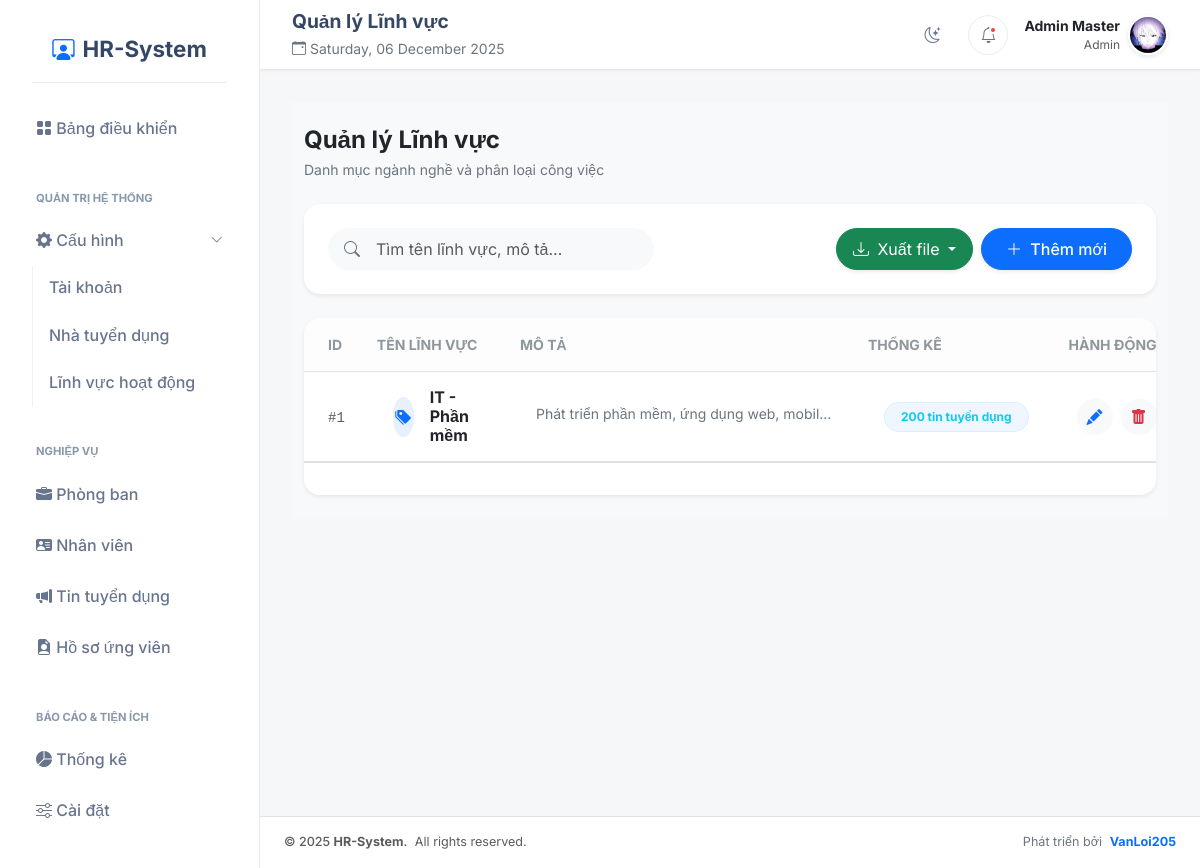
Page /public/fields (signed in) on the committed database.
### tables this page shows
CREATE TABLE `fields` (
  `id` int unsigned NOT NULL AUTO_INCREMENT,
  `field_name` varchar(100) NOT NULL,
  `description` text,
  `created_at` timestamp NOT NULL DEFAULT CURRENT_TIMESTAMP,
  PRIMARY KEY (`id`),
  UNIQUE KEY `field_name_unique` (`field_name`)
);

### src/Core/functions.php (called while the page is built, shortened)
<?php
function view($path, $attributes = [])
{
    require BASE_PATH . 'views/layouts/master.view.php';
}
function e($value)
{
    return htmlspecialchars($value ?? '', ENT_QUOTES, 'UTF-8');
}

### src/Controllers/FieldController.php (called while the page is built, shortened)
<?php
class FieldController extends Controller
{
    protected $fieldModel;
    public function __construct()
    {
        $this->fieldModel = new Field();
    }
    public function index()
    {
        $keyword = isset($_GET['keyword']) ? trim($_GET['keyword']) : '';
        $page    = isset($_GET['page']) ? (int)$_GET['page'] : 1;
        $limit  = 10;
        $offset = ($page - 1) * $limit;
        $fields = $this->fieldModel->getPaginated($keyword, $limit, $offset);
        $totalRecords = $this->fieldModel->countAll($keyword);
        $totalPages = ceil($totalRecords / $limit);
        $data = [
            'title'        => 'Quản lý Lĩnh vực',
            'fields'       => $fields,
            'currentPage'  => $page,
            'totalPages'   => $totalPages,
            'totalRecords' => $totalRecords,
            'keyword'      => $keyword
        ];
        return view('fields/index', $data);
    }
}

### public/index.php (called while the page is built, shortened)
<?php
    require BASE_PATH . 'src/Core/functions.php';
    $router = new \App\Core\Router();
    $router->get('/login', 'AuthController@index');
    $router->post('/login', 'AuthController@login');
    $router->get('/logout', 'AuthController@logout');
    $router->get('/profile', 'ProfileController@index');
    $router->post('/profile/update', 'ProfileController@update');
    $router->post('/profile/update-info', 'ProfileController@updateInfo');
    $router->post('/profile/change-password', 'ProfileController@changePassword');
    $router->get('/users', 'UserController@index');
    $router->get('/users/create', 'UserController@create');
    $router->post('/users', 'UserController@store');
    $router->get('/users/edit', 'UserController@edit');
    $router->post('/users/update', 'UserController@update');
    $router->post('/users/delete', 'UserController@destroy');
    $router->get('/users/export-excel', 'UserController@exportExcel');
    $router->get('/users/export-pdf', 'UserController@exportPDF');
    $router->get('/departments', 'DepartmentController@index');
    $router->get('/departments/create', 'DepartmentController@create');
    $router->post('/departments', 'DepartmentController@store');
    $router->get('/departments/edit', 'DepartmentController@edit');
    $router->post('/departments/update', 'DepartmentController@update');
    $router->post('/departments/delete', 'DepartmentController@destroy');
    $router->get('/departments/employees', 'DepartmentController@apiGetEmployees');
    $router->get('/departments/export-excel', 'DepartmentController@exportExcel');
    $router->get('/departments/export-pdf', 'DepartmentController@exportPDF');
    $router->get('/departments/api/employees', 'DepartmentController@apiGetEmployees');
    $router->get('/employees', 'EmployeeController@index');
    $router->get('/employees/create', 'EmployeeController@create');
    $router->post('/employees', 'EmployeeController@store');
    $router->get('/employees/edit', 'EmployeeController@edit');
    $router->post('/employees/update', 'EmployeeController@update');
    $router->post('/employees/delete', 'EmployeeController@destroy');
    $router->get('/employees/export-excel', 'EmployeeController@exportExcel');
    $router->get('/employees/export-pdf', 'EmployeeController@exportPDF');
    $router->get('/recruiters', 'RecruiterController@index');
    $router->get('/recruiters/create', 'RecruiterController@create');
    $router->post('/recruiters', 'RecruiterController@store');
    $router->get('/recruiters/edit', 'RecruiterController@edit');
    $router->post('/recruiters/update', 'RecruiterController@update');
    $router->post('/recruiters/delete', 'RecruiterController@destroy');
    $router->get('/recruiters/export-excel', 'RecruiterController@exportExcel');
    $router->get('/fields', 'FieldController@index');
    $router->get('/fields/create', 'FieldController@create');
    $router->post('/fields', 'FieldController@store');
    $router->get('/fields/edit', 'FieldController@edit');
    $router->post('/fields/update', 'FieldController@update');
    $router->post('/fields/delete', 'FieldController@destroy');
    $router->get('/fields/export-excel', 'FieldController@exportExcel');
    $router->get('/fields/export-pdf', 'FieldController@exportPDF');
    $router->get('/positions', 'PositionController@index');
    $router->get('/positions/create', 'PositionController@create');
    $router->post('/positions', 'PositionController@store');
    $router->get('/positions/edit', 'PositionController@edit');
    $router->post('/positions/update', 'PositionController@update');
    $router->post('/positions/delete', 'PositionController@destroy');
    $router->get('/positions/export-excel', 'PositionController@exportExcel');
    $router->get('/positions/export-pdf', 'PositionController@exportPDF');
    $router->get('/candidates', 'CandidateController@index');
    $router->get('/candidates/create', 'CandidateController@create');
    $router->post('/candidates', 'CandidateController@store');
    $router->get('/candidates/edit', 'CandidateController@edit');
    $router->post('/candidates/update', 'CandidateController@update');
    $router->post('/candidates/delete', 'CandidateController@destroy');
    $router->get('/candidates/export-excel', 'CandidateController@exportExcel');
    $router->get('/candidates/export-pdf', 'CandidateController@exportPDF');
    $router->get('/statistics', 'StatisticsController@index');
    $router->get('/statistics/export-excel', 'StatisticsController@exportExcel');
    $router->post('/statistics/export-pdf', 'StatisticsController@exportPDF');
    $router->get('/settings', 'SettingController@index');
    $router->post('/settings/update', 'SettingController@update');
    $router->post('/settings/update', 'SettingController@update');
    $router->get('/', 'DashboardController@index');
    $uri = '/' . ($_GET['uri'] ?? '');
    if (strlen($uri) > 1) {
        $uri = rtrim($uri, '/');
    }
    $method = $_POST['_method'] ?? $_SERVER['REQUEST_METHOD'];
    try {
        $router->dispatch($uri, $method);
    } catch (\App\Core\Exceptions\RouteNotFoundException $e) {
        http_response_code(404);
        echo "404 - Page Not Found";
    } catch (\App\Core\Exceptions\UnauthorizedException $e) {
        http_response_code(403);
        flash('error', $e->getMessage());
        redirect('/login');
    } catch (\Exception $e) {
        http_response_code(500);
        echo "<h1>500 - Lỗi Server</h1><p>" . $e->getMessage() . "</p>";
    }
?>

### src/Core/Database.php (called while the page is built, shortened)
<?php
class Database
{
    public ?PDO $connection = null;
    private static ?Database $instance = null;
    private function __construct()
    {
        $dsn = 'mysql:' . http_build_query([
            'host' => DB_HOST,
            'port' => DB_PORT,
            'dbname' => DB_NAME,
            'charset' => DB_CHARSET
        ], '', ';');
        $options = [
            PDO::ATTR_ERRMODE => PDO::ERRMODE_EXCEPTION,
            PDO::ATTR_DEFAULT_FETCH_MODE => PDO::FETCH_ASSOC,
            PDO::ATTR_EMULATE_PREPARES => false,
        ];
        try {
            $this->connection = new PDO($dsn, DB_USER, DB_PASS, $options);
        } catch (\PDOException $e) {
            throw new \PDOException($e->getMessage(), (int)$e->getCode());
        }
    }
    public static function getInstance(): Database
    {
        if (self::$instance === null) {
            self::$instance = new self();
        }
        return self::$instance;
    }
    public function query(string $query, array $params = []): \PDOStatement
    {
        $stmt = $this->connection->prepare($query);
        $stmt->execute($params);
        return $stmt;
    }
}

### src/Core/Model.php (called while the page is built, shortened)
<?php
abstract class Model
{
    public function __construct()
    {
        $this->db = Database::getInstance();
    }
}

### src/Models/Field.php (called while the page is built, shortened)
<?php
class Field extends Model
{
    public function getPaginated($keyword = '', $limit = 10, $offset = 0)
    {
        $sql = "SELECT f.*,
                       (SELECT COUNT(*) FROM positions p WHERE p.field_id = f.id) as position_count
                FROM fields f
                WHERE 1=1";
        $params = [];
        $sql .= " ORDER BY f.id DESC LIMIT " . (int)$limit . " OFFSET " . (int)$offset;
        return $this->db->query($sql, $params)->fetchAll();
    }
}

### views/fields/index.view.php (the view, shortened to what this page needs)
<div class="container-fluid py-4 bg-light">
    <div class="row align-items-center mb-4">
        <div class="col-md-6">
            <h4 class="fw-bold text-dark mb-1">Quản lý Lĩnh vực</h4>
            <p class="text-secondary small mb-0">Danh mục ngành nghề và phân loại công việc</p>
        </div>
    </div>
    <div class="card border-0 shadow-sm rounded-4 mb-4">
        <div class="card-body p-4">
            <div class="row g-3 align-items-center justify-content-between">
                <div class="col-md-6 col-lg-5">
                    <form action="<?php echo BASE_URL; ?>/fields" method="GET" class="position-relative">
                        <i class="bi bi-search position-absolute top-50 start-0 translate-middle-y ms-3 text-secondary"></i>
                        <input type="text" name="keyword"
                               class="form-control form-control-lg ps-5 rounded-pill bg-light border-0 fs-6"
                               placeholder="Tìm tên lĩnh vực, mô tả..."
                               value="<?php echo isset($keyword) ? e($keyword) : '' ?>">
                    </form>
                </div>
                <div class="col-md-6 col-lg-7 text-md-end">
                    <div class="d-flex gap-2 justify-content-md-end">
                        <div class="dropdown">
                            <button class="btn btn-success rounded-pill px-3 py-2 shadow-sm dropdown-toggle" type="button" data-bs-toggle="dropdown">
                                <i class="bi bi-download me-1"></i> Xuất file
                            </button>
                        </div>
                        <a href="<?php echo BASE_URL; ?>/fields/create" class="btn btn-primary rounded-pill px-4 py-2 fw-medium shadow-sm">
                            <i class="bi bi-plus-lg me-1"></i> Thêm mới
                        </a>
                    </div>
                </div>
            </div>
        </div>
    </div>
    <div class="card border-0 shadow-sm rounded-4 overflow-hidden">
        <div class="card-body p-0">
            <div class="table-responsive">
                <table class="table table-hover align-middle mb-0 custom-table">
                    <thead class="bg-light border-bottom">
                        <tr>
                            <th class="ps-4 py-3 text-secondary text-uppercase fw-bold small opacity-75" style="width: 60px;">ID</th>
                            <th class="py-3 text-secondary text-uppercase fw-bold small opacity-75">Tên lĩnh vực</th>
                            <th class="py-3 text-secondary text-uppercase fw-bold small opacity-75">Mô tả</th>
                            <th class="py-3 text-secondary text-uppercase fw-bold small opacity-75">Thống kê</th>
                            <th class="pe-4 py-3 text-end text-secondary text-uppercase fw-bold small opacity-75">Hành động</th>
                        </tr>
                    </thead>
                    <tbody>
                        <?php if (!empty($fields)): ?>
                            <?php foreach ($fields as $field): ?>
                                <tr class="border-bottom-dashed">
                                    <td class="ps-4 py-3">
                                        <span class="text-muted small fw-medium font-monospace">#<?php echo e($field['id']); ?></span>
                                    </td>
                                    <td class="py-3">
                                        <div class="d-flex align-items-center">
                                            <div class="icon-shape icon-sm bg-primary bg-opacity-10 text-primary rounded-circle me-3 d-flex align-items-center justify-content-center" style="width: 40px; height: 40px;">
                                                <i class="bi bi-tags-fill"></i>
                                            </div>
                                            <h6 class="mb-0 text-dark fw-bold"><?php echo e($field['field_name']); ?></h6>
                                        </div>
                                    </td>
                                    <td>
                                        <span class="text-secondary small d-inline-block text-truncate" style="max-width: 300px;" title="<?php echo e($field['description']); ?>">
                                            <?php echo e($field['description'] ?? 'Chưa có mô tả'); ?>
                                        </span>
                                    </td>
                                    <td>
                                        <span class="badge bg-info-subtle text-info px-3 py-2 rounded-pill border border-info border-opacity-10">
                                            <?php echo $field['position_count'] ?? 0; ?> tin tuyển dụng
                                        </span>
                                    </td>
                                    <td class="pe-4 text-end">
                                        <div class="d-flex justify-content-end gap-2">
                                            <a href="<?php echo BASE_URL; ?>/fields/edit?id=<?php echo e($field['id']); ?>"
                                               class="btn btn-icon btn-light text-primary rounded-circle"
                                               data-bs-toggle="tooltip" title="Chỉnh sửa">
                                                <i class="bi bi-pencil-fill"></i>
                                            </a>
                                            <form action="<?php echo BASE_URL; ?>/fields/delete" method="POST" class="d-inline" onsubmit="return confirm('Bạn có chắc chắn muốn xóa lĩnh vực này?');">
                                                <button type="submit" class="btn btn-icon btn-light text-danger rounded-circle" data-bs-toggle="tooltip" title="Xóa">
                                                    <i class="bi bi-trash-fill"></i>
                                                </button>
                                            </form>
                                        </div>
                                    </td>
                                </tr>
                            <?php endforeach; ?>
                        <?php endif; ?>
                    </tbody>
                </table>
            </div>
            <div class="px-4 py-3 border-top bg-white rounded-bottom-4">
            </div>
        </div>
    </div>
</div>

### src/Core/Router.php (shortened to what this page needs)
<?php
class Router
{
    protected array $routes = [];
    public function add(string $method, string $uri, string $controller): void
    {
        $this->routes[] = [
            'method' => $method,
            'uri' => $uri,
            'controller' => $controller,
        ];
    }
    public function dispatch(string $uri, string $method): void
    {
        foreach ($this->routes as $route) {
            if ($route['uri'] === $uri && $route['method'] === strtoupper($method)) {
                list($controller, $action) = explode('@', $route['controller']);
                $controllerInstance = new $controllerClass();
                $controllerInstance->{$action}();
                return;
            }
        }
        throw new RouteNotFoundException("No route found for URI: $uri");
    }
}

### rows in the picture
fields: id "1", field_name "IT - Phần mềm", description "Phát triển phần mềm, ứng dụng web, mobil…", position_count "200"
